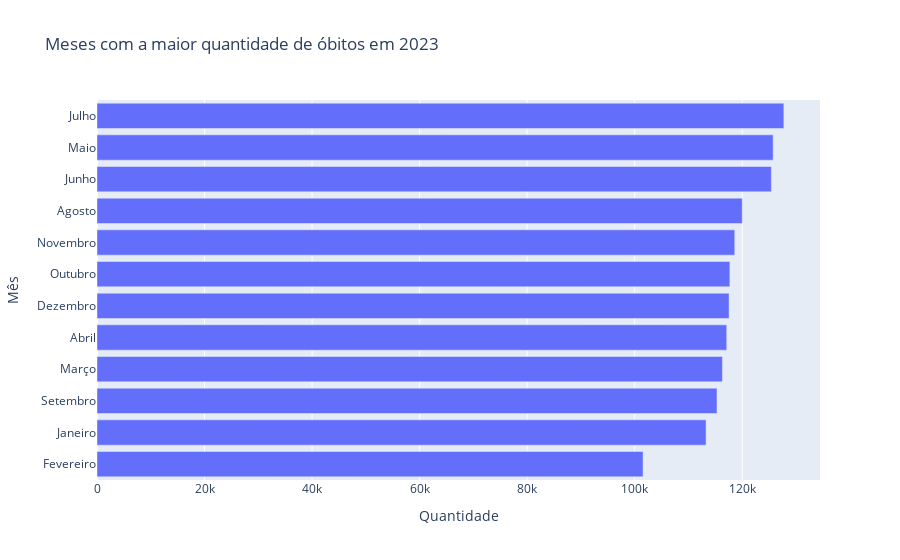

Source (notebook cell):
### Markdown cell above
### Meses com mais óbitos em 2023

### Code cell
contagem = (df_final['mes'].value_counts().reset_index())
contagem.columns = ['mes', 'quantidade']

fig = px.bar (
    contagem,
    x='quantidade',
    y='mes',
    orientation='h',
    title='Meses com a maior quantidade de óbitos em 2023',
    labels={
        'quantidade': 'Quantidade',
        'mes': 'Mês'
    }
)

fig.update_layout(
    yaxis=dict(autorange='reversed')
)

fig.show()

### Figure 1 — Plotly figure (JSON) as saved in the notebook; plotly's stock layout.template omitted (floating-point values rounded to 4 significant figures)
{"data": [{"hovertemplate": "Quantidade=%{x}<br>Mês=%{y}<extra></extra>", "legendgroup": "", "marker": {"color": "#636efa", "pattern": {"shape": ""}}, "name": "", "orientation": "h", "showlegend": false, "textposition": "auto", "type": "bar", "x": [127742, 125753, 125423, 120007, 118614, 117706, 117553, 117125, 116321, 115309, 113279, 101555], "xaxis": "x", "y": ["Julho", "Maio", "Junho", "Agosto", "Novembro", "Outubro", "Dezembro", "Abril", "Março", "Setembro", "Janeiro", "Fevereiro"], "yaxis": "y"}], "layout": {"barmode": "relative", "legend": {"tracegroupgap": 0}, "title": {"text": "Meses com a maior quantidade de óbitos em 2023"}, "xaxis": {"anchor": "y", "domain": [0, 1], "title": {"text": "Quantidade"}}, "yaxis": {"anchor": "x", "autorange": "reversed", "domain": [0, 1], "title": {"text": "Mês"}}}}
